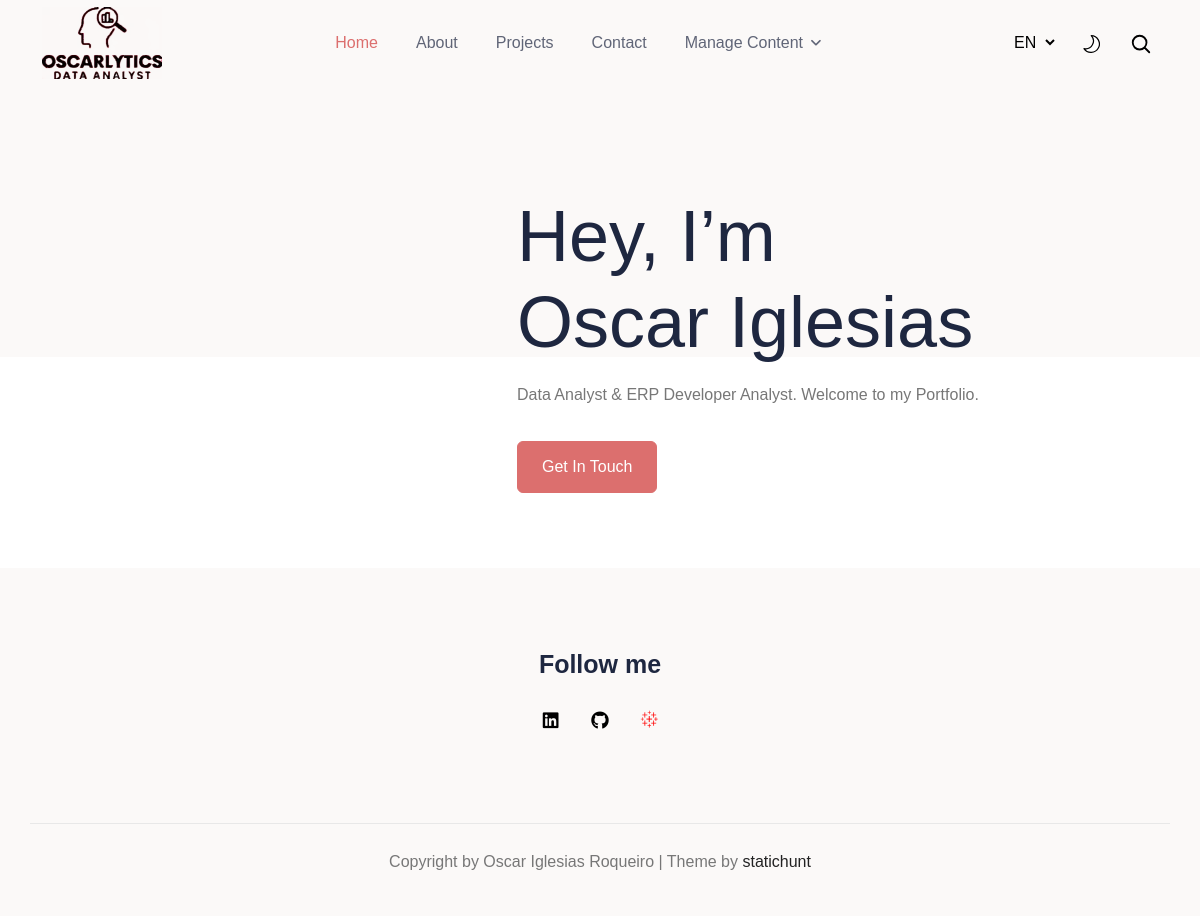
The page /index/ (signed in) on the database its author committed.
### portfolio/models.py (models this page shows, shortened)
class Content(db.Model):
    __tablename__ = 'portfolio_content'
    id = db.Column(db.Integer, primary_key=True)
    template = db.Column(db.String(20), index=True)
    variable = db.Column(db.String(20), index=True)
    languageid = db.Column(db.Integer, db.ForeignKey(
        'languages.id', name='fk_languageid'))
    value = db.Column(db.Text)
    def get_value(tem, lang, var) -> dict:
        if lang is None:
            return dict()
        langid = Languages.query.filter(Languages.language == lang).first().id
        cont = Content.query.filter(Content.template == str(tem or ''),
                                    Content.languageid == langid,
                                    Content.variable == var).first()
        if cont:
            d = dict()
            d['value'] = cont.value
            return d
        else:
            return {}

### portfolio/routes.py (the view)
@portfolio.route('/')
@portfolio.route('/index/')
@portfolio.route('/<lang>/index/')
def index(lang=None, proj_date=None, proj_n=1, title_slug=None):
    if lang is None:
        lang = 'en'  # Set a default language if lang is not provided
    set_lang(lang)
    set_proj(proj_n)
    set_date(proj_date)
    set_slug(title_slug)
    value = Content.get_value('', lang, 'get_touch')
    get_touch = '' if not value else str(value['value'])
    value = Content.get_value('index', lang, 'hello')
    hello = '' if not value else str(value['value'])
    value = Content.get_value('index', lang, 'name')
    name = '' if not value else str(value['value'])
    value = Content.get_value('index', lang, 'subtitle')
    subtitle = '' if not value else str(value['value'])
    return render_template('index.html', lang=lang, hello=hello, name=name,
                           subtitle=subtitle, get_touch=get_touch)

### portfolio/models.py (called while the page is built)
@login.user_loader
def load_user(id):
    return Users.query.get(int(id))

    def __repr__(self):
        return self.language.lower()

    def get_all():
        return Languages.query.all()

### portfolio/routes.py (called while the page is built)
@portfolio.before_request
def set_lang(lang=None):
    request.lang = request.args.get('lang', lang)

@portfolio.before_request
def set_proj(proj_n=1):
    request.proj_n = request.args.get('proj_n', proj_n)

@portfolio.before_request
def set_date(proj_date=None):
    request.proj_date = request.args.get('proj_date', proj_date)

@portfolio.before_request
def set_slug(slug=None):
    request.title_slug = request.args.get('title_slug', slug)

### portfolio/templates/index.html
{% extends 'base.html' %}
{% block content %}
    <div class="row align-items-center justify-content-center text-center text-lg-start gy-5">
      <div class="col-9 col-sm-8 col-md-6 col-lg-5 col-xxl-5">
        <div class="pe-lg-4 pe-xl-5">
          <picture>
            <source  srcset="{{ url_for('static', filename='img/ProfilePicture545x.webp') }}"  media="(max-width: 575px)">
            <source  srcset="{{ url_for('static', filename='img/ProfilePicture600x.webp') }}"  media="(max-width: 767px)">
            <source  srcset="{{ url_for('static', filename='img/ProfilePicture700x.webp') }}"  media="(max-width: 991px)">
            <source  srcset="{{ url_for('static', filename='img/ProfilePicture1110x.webp') }}" >
            <img  loading="lazy" decoding="async" src="{{ url_for('static', filename='img/ProfilePicture1110x.jpg') }}" class="rounded-4" width="964" height="1000">
          </picture>
        </div>
      </div>
      <div class="col-11 col-lg-7 col-xxl-5">
        <h1 class="display-2 mb-3">{{ hello }}<br/>{{ name }}</h1>
        <p class="mb-4 pb-2">{{ subtitle }}</p>
        <a href="{{ url_for('contact', _external=True, lang=lang) }}" class="btn btn-primary">{% block get_touch %}{{get_touch}}{% endblock %}</a>
      </div>
    </div>
{% endblock %}

### portfolio/templates/base.html (shortened to what this page needs)
<!DOCTYPE html>
<html lang="en-us" itemscope itemtype="http://schema.org/WebPage">
<head>
  <link rel="stylesheet" type="text/css" href="{{ url_for('static', filename='css/style.css') }}">
  <link rel="stylesheet" type="text/css" href="{{ url_for('static', filename='css/fonts.css') }}">
</head>
<body >
  <header class="sticky-top bg-body navigation">
    <div class="container">
      <nav class="navbar navbar-expand-lg navbar-light flex-lg-nowrap py-0">
        <a class="navbar-brand" href="{{ url_for('index', _external=True, lang=lang) }}">
          <img loading="preload" decoding="async" class="img-fluid mb-0 only-light" width="120" height="85" src="{{ url_for('static', filename='img/Logo_black_240x.webp') }}" alt="Oscarlytics" onerror="this.onerror=null;this.src='{{ url_for("static", filename="img/Logo_black_120x.png") }}'">
        </a>
        <div class="collapse navbar-collapse text-center" id="navigation">
          <ul class="navbar-nav mx-auto">
            <li class="nav-item active">
              <a class="nav-link"
                href="{{ url_for('index', _external=True, lang=lang, proj_date=proj_date) }}">{{ menu_home }}</a>
            </li>
              <li class="nav-item ">
              <a class="nav-link"
                href="{{ url_for('about', _external=True, lang=lang, proj_date=proj_date) }}">{{ menu_about }}</a>
            </li>
            <li class="nav-item ">
              <a class="nav-link"
                href="{{ url_for('projects', _external=True, lang=lang) }}">{{ menu_projects }}</a>
            </li>
            <li class="nav-item ">
              <a class="nav-link"
                href="{{ url_for('contact', _external=True, lang=lang, proj_date=proj_date) }}">{{ menu_contact }}</a>
            </li>
            {% if current_user.is_authenticated %}
              <li class="nav-item dropdown">
                <a class="nav-link dropdown-toggle" href="#" role="button" data-bs-toggle="dropdown" aria-haspopup="true" aria-expanded="false">{{ menu_manage }}</a>
              </li>
            {% endif %}
          </ul>
          <select class="m-2 me-0 border-0 bg-transparent select-language d-none d-lg-inline-block" id="select-language" onchange="location = this.value;">
            {% for language in languages %}
              {% if request.endpoint == 'catch_all' %}
                  <option id="{{ language }}" value="{{ url_for(request.endpoint, _external=True, lang=language, proj_date=proj_date, proj_n=proj_n, title_slug=title_slug, path=request.path) }}" {% if lang == language %}selected{% endif %}>{{ language.upper() }}</option>
              {% else %}
                  <option id="{{ language }}" value="{{ url_for(request.endpoint, _external=True, lang=language, proj_date=proj_date, proj_n=proj_n, title_slug=title_slug) }}" {% if lang == language %}selected{% endif %}>{{ language.upper() }}</option>
              {% endif %}
            {% endfor %}
          </select>
          <div class="theme-switcher px-3 px-lg-4 d-none d-lg-inline-block">
          </div>
          <div class="search d-none d-lg-inline-block">
            <button aria-label="search" class="searchOpen search-btn">
              <svg xmlns="http://www.w3.org/2000/svg" fill="none" viewBox="0 0 24 24" height="22" width="22" stroke-width="2" stroke="currentColor">
                <path stroke-linecap="round" stroke-linejoin="round" d="M21 21l-5.197-5.197m0 0A7.5 7.5 0 105.196 5.196a7.5 7.5 0 0010.607 10.607z" />
              </svg>
            </button>
          </div>
        </div>
      </nav>
  </div>
  </header>
	<main>
    <section class="banner bg-white section pb-5">
      <div class="container">
        {% block content %}{% endblock%}
      </div>
    </section>
	</main>
	<footer class="text-center footer">
    <div class="container">
      <div class="row section">
        <div class="col-12">
          <h4 class="fw-semibold">{% block foot %}{{foot}}{% endblock%}</h4>
            <ul class="list-inline social-links">
              <li class="list-inline-item"><a href="https://www.linkedin.com/in/oscar-iglesias-roqueiro/" title=""><i class="fab fa-linkedin"></i></a>
              </li>
              <li class="list-inline-item"><a href="https://github.com/oiroqueiro" title=""><i class="fab fa-github"></i></a>
              </li>
              <li class="list-inline-item"><a href="https://public.tableau.com/app/profile/.scar.iglesias.roqueiro" title=""><i class="icon-logo-tableau-red"></i></a>
              </li>
            </ul>
        </div>
      </div>
      <div class="row">
        <div class="col-12 border-top py-4">
          <p>Copyright by Oscar Iglesias Roqueiro  | Theme by <a target="_blank" rel="noopener noreferrer" href="https://statichunt.com/">statichunt</a></p>
        </div>
      </div>
    </div>
  </footer>
  </body>
</html>

### rows shown on the page
Content: value "Home"
Content: value "About"
Content: value "Projects"
Content: value "Contact"
Content: value "Manage Content"
Content: value "Hey, I’m"
Content: value "Oscar Iglesias"
Content: value "Data Analyst & ERP Developer Analyst. Welcome to my Portfolio."
Content: value "Get In Touch"
Content: value "Follow me"

### other values the page prints
form field value "EN"
